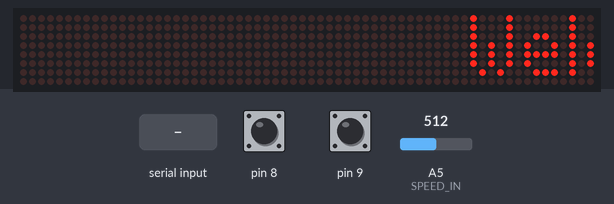
A sketch run on a simulated Arduino Uno, built with avr-gcc and run on an emulated ATmega328P. Shown: 64×8 LED matrix. The inputs (shaded band) are chosen by the test bench; at power-on: A5 (SPEED_IN) = 512, pin 8 HIGH, pin 9 HIGH. What the sketch prints to the serial monitor is not drawn.

Above: at 1.2 s.
1.3 s: A5 (SPEED_IN) set to 122
At 1.37 s:
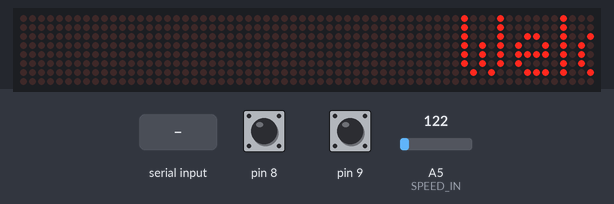
3.9 s: "#" received over Serial
At 7.3 s:
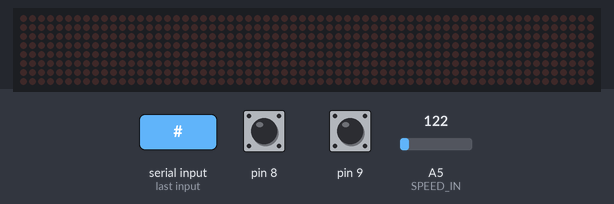
Timing chart, 0 to 8.8 s (numbered marks = the images above; inputs shaded):
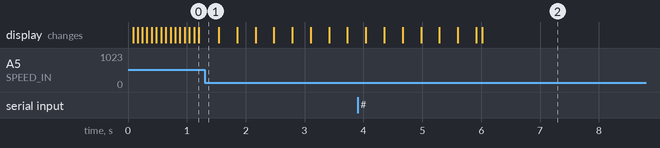

The sketch:

Parola_Scrolling_ML.ino
```cpp
// Use the Parola library to scroll text on the display
//
// Demonstrates the use of the scrolling function to display text received
// from the serial interface on multiple lines of matrix displays
//
// User can enter text on the serial monitor and this will display as a
// scrolling message on the display.
// Message should be prefixed with the line number on which it should be displayed.
// Speed for the display is controlled by a pot on SPEED_IN analog in.
// Scrolling direction is controlled by a switch on DIRECTION_SET digital in.
// Invert ON/OFF is set by a switch on INVERT_SET digital in.
//
// UISwitch library can be found at https://github.com/MajicDesigns/MD_UISwitch
//
// NOTE: MD_MAX72xx library must be installed and configured for the LED
// matrix type being used. Refer documentation included in the MD_MAX72xx
// library or see this link:
// https://majicdesigns.github.io/MD_MAX72XX/page_hardware.html
//

#include <MD_Parola.h>
#include <MD_MAX72xx.h>
#include <SPI.h>

// set to 1 if we are implementing the user interface pot, switch, etc
#define USE_UI_CONTROL  1

#if USE_UI_CONTROL
#include <MD_UISwitch.h>
#endif

// Turn on debug statements to the serial output
#define  DEBUG  0

#if  DEBUG
#define PRINT(s, x) { Serial.print(F(s)); Serial.print(x); }
#define PRINTS(x) Serial.print(F(x))
#define PRINTX(x) Serial.println(x, HEX)
#else
#define PRINT(s, x)
#define PRINTS(x)
#define PRINTX(x)
#endif

// Define the number of devices we have in the chain and the hardware interface
#define MAX_DEVICES 8
#define BUF_SIZE  150

struct LineDefinition
{
  MD_Parola  P;                   // object definition
  char    curMessage[BUF_SIZE];   // message for this display
  boolean newMessageAvailable;    // true if new message arrived
};

// Add new entries for more lines.
// NOTE: These pin numbers will probably not work with your hardware and may
// need to be adapted
struct LineDefinition  Line[] =
{
  { MD_Parola(11, 13, 10, MAX_DEVICES), "abc", false },
};

#define MAX_LINES  1// (sizeof(Line)/sizeof(LineDefinition))

#define PAUSE_TIME      1000
#define SPEED_DEADBAND  5

// Scrolling parameters
#if USE_UI_CONTROL
#define SPEED_IN      A5
#define DIRECTION_SET 8 // change the effect
#define INVERT_SET    9 // change the invert

#endif // USE_UI_CONTROL

uint8_t frameDelay = 25;  // default frame delay value
textEffect_t  scrollEffect = PA_SCROLL_LEFT;

// Global message buffer shared by Serial and Scrolling functions
char newMessage[BUF_SIZE];
uint8_t putLine = 0;

#if USE_UI_CONTROL

MD_UISwitch_Digital uiDirection(DIRECTION_SET);
MD_UISwitch_Digital uiInvert(INVERT_SET);

void doUI(void)
{
  // set the speed if it has changed
  {
    int16_t speed = map(analogRead(SPEED_IN), 0, 1023, 10, 150);

    if ((speed >= ((int16_t)Line[0].P.getSpeed() + SPEED_DEADBAND)) ||
      (speed <= ((int16_t)Line[0].P.getSpeed() - SPEED_DEADBAND)))
    {
      for (uint8_t i=0; i<MAX_LINES; i++)
      {
        Line[i].P.setSpeed(speed);
        Line[i].P.setPause(speed);
        frameDelay = speed;
      }
      PRINT("\nChanged speed to ", Line[0].P.getSpeed());
    }
  }

  if (uiDirection.read() == MD_UISwitch::KEY_PRESS) // SCROLL DIRECTION
  {
    PRINTS("\nChanging scroll direction");
    scrollEffect = (scrollEffect == PA_SCROLL_LEFT ? PA_SCROLL_RIGHT : PA_SCROLL_LEFT);
    for (uint8_t i=0; i<MAX_LINES; i++)
    {
      Line[i].P.setTextEffect(scrollEffect, scrollEffect);
      Line[i].P.displayReset();
    }
  }

  if (uiInvert.read() == MD_UISwitch::KEY_PRESS)  // INVERT MODE
  {
    PRINTS("\nChanging invert mode");
    for (uint8_t i=0; i<MAX_LINES; i++)
    {
      Line[i].P.setInvert(!Line[i].P.getInvert());
    }
  }
}
#endif // USE_UI_CONTROL

void readSerial(void)
{
  static int16_t putIndex = -1;
  char c;

  while (Serial.available())
  {
    c = (char)Serial.read();
    Serial.println(putIndex);
    //c = c + '#';
    Serial.println(c);
    if (putIndex == -1)   // first character should be the line number
    {
      putIndex=0;
    }
    if(putIndex>=0){
    if ((c == '#') || (putIndex >= BUF_SIZE-2)) // end of message character or full buffer
    {
      Serial.print("Yes");
      // put in a message separator and end the string
      newMessage[putIndex] = '\0';
      // restart the index for next filling spree and flag we have a message waiting
      putIndex = -1;
      Line[0].newMessageAvailable = true;
    } else{
      // Just save the next char in next location
      newMessage[putIndex++] = c;
      Serial.println(newMessage);
    }
    }
  }
}

void setup()
{
  Serial.begin(57600);

#if USE_UI_CONTROL
  uiDirection.begin();
  uiInvert.begin();
  pinMode(SPEED_IN, INPUT);

  doUI();
#endif // USE_UI_CONTROL

  for (uint8_t i=0; i<1; i++)
  {
    Line[i].P.begin();
    Line[i].P.displayClear();
    Line[i].P.displaySuspend(false);
    Line[i].P.setSpeed(A1);
    Line[i].P.displayScroll(Line[i].curMessage, PA_LEFT, scrollEffect, frameDelay);

    strcpy(Line[i].curMessage, "Welcome! Enter today's forcast");
  }
  newMessage[0] = '\0';

  Serial.begin(57600);
  Serial.print("\n[Parola Scrolling Display Multi Line]\n");
  Serial.print(MAX_LINES);
  Serial.print(" lines\nType a message for the scrolling display\nStart message with display number\nEnd message line with a newline");
}

void loop()
{
#if USE_UI_CONTROL
  doUI();
#endif // USE_UI_CONTROL

  readSerial();
  for (uint8_t i=0; i<MAX_LINES; i++)
  {
    if (Line[i].P.displayAnimate())
    {
      if (Line[i].newMessageAvailable)
      {
        Serial.println("True");
        strcpy(Line[i].curMessage, newMessage);
        Line[i].newMessageAvailable = false;
        PRINT("\nLine ", i);
        PRINT(" msg: ", newMessage);
      }
      Line[i].P.displayReset();
    }
  }
}
```

Measured:
- after the input at 3.9 s, the display: first differs from a run without the input after 2.1 s (image 2)
